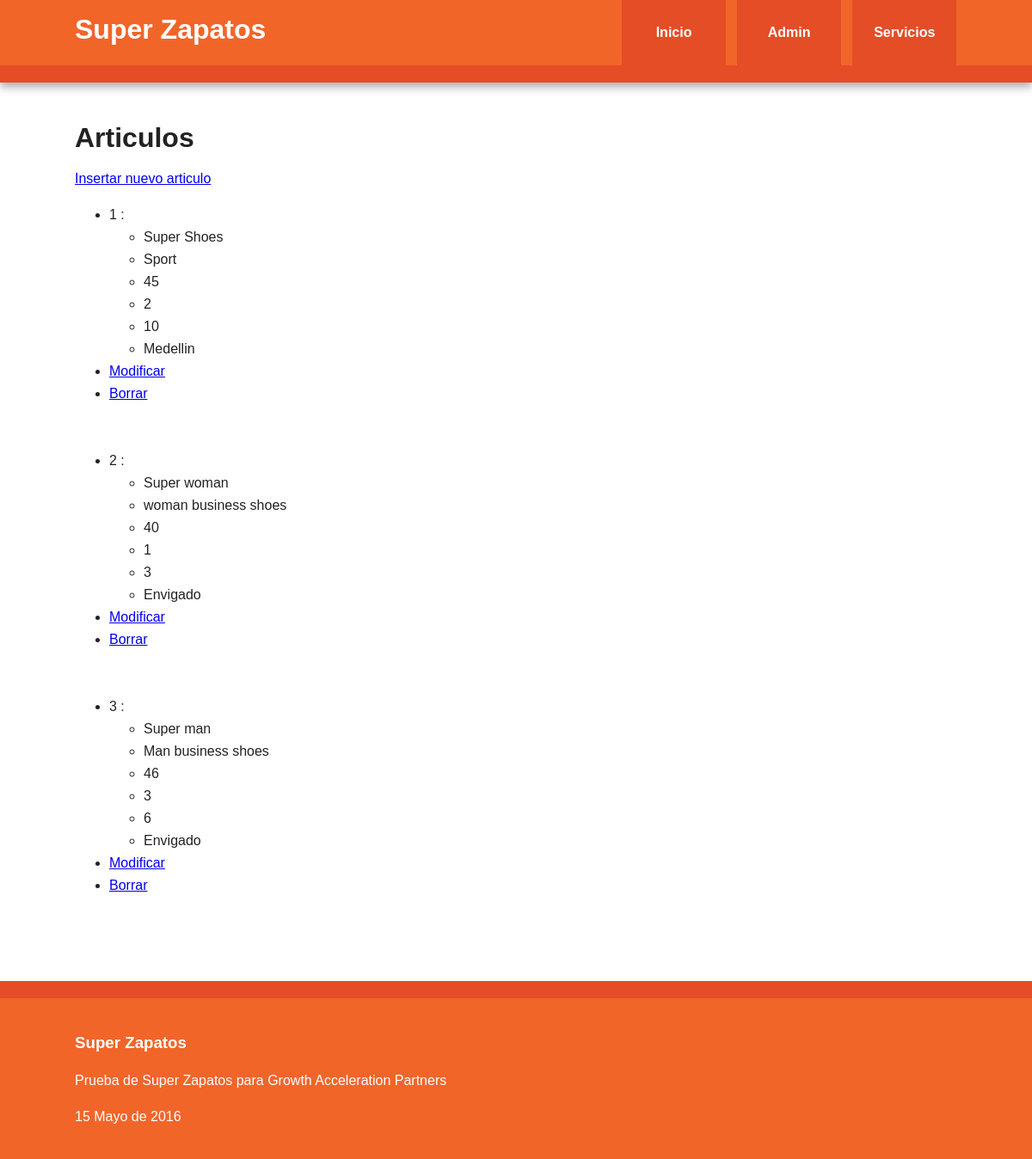
Page /crudmenu/article/ on the committed database.
### Apps/Article/models.py (models this page shows, shortened)
class articles(models.Model):
    name = models.CharField(max_length=40, null=False, blank=False)
    description = models.TextField()
    price = models.PositiveIntegerField(null=False, blank=False)
    total_in_shelf = models.PositiveIntegerField(null=False, blank=False)
    total_in_vault = models.PositiveIntegerField(null=False, blank=False)
    store_id = models.ForeignKey('Store.stores', null=False, blank=False, default=None, db_column="id_store")
    class Meta:
        db_table = 'articles'

### Apps/Store/models.py (models this page shows)
class stores(models.Model):
    name = models.CharField(max_length=40, null=False, blank=False)
    address = models.CharField(max_length=40, null=False, blank=False)
    class Meta:
        db_table = 'stores'
    def __unicode__(self):
        return self.name

### Apps/Main/views.py (the view)
# urls.py: url(r'^crudmenu/(?P<table>[\w|\W]+)/$', 'Main.views.crudselect_view', name='crudselect'),
def crudselect_view(request, table=None):
    table_list = None
    if table is not None:
        try:
            if table == 'article':
                table_list = articles.objects.all()
                template = 'crudarticle.html'
            elif table == 'store':
                table_list = stores.objects.all()
                template = 'crudstore.html'
        except articles.DoesNotExist:
            raise articles.DoesNotExist
        except stores.DoesNotExist:
            raise stores.DoesNotExist
    return render(request, template, {'table_list': table_list})

### Templates/crudarticle.html
{% extends "base.html" %} {% block base_content %}
<section>
	<h1>Articulos</h1>
	<p><a href="{% url 'crudarticlecreate' %}">Insertar nuevo articulo</a></p>
	<ul>
	{% for item in table_list %}
		<li>{{ item.id }} :
			<ul>
				<li>{{ item.name }}</li>
				<li>{{ item.description }}</li>
				<li>{{ item.price }}</li>
				<li>{{ item.total_in_shelf }}</li>
				<li>{{ item.total_in_vault }}</li>
                <li>{{ item.store_id }}</li>
			</ul>
		</li>
		<li><a href="{% url 'crudarticleupdate' pk=item.id %}">Modificar</a></li>
		<li><a href="{% url 'crudarticledelete' pk=item.id %}">Borrar</a></li>
		<br/><br/>
	{% endfor %}
	</ul>
</section>
{% endblock %}

### Static/css/main.css (style rules this page uses)
html { color: #222; font-size: 1em; line-height: 1.4; }
body { font: 16px/26px Helvetica, Helvetica Neue, Arial; }

### rows in the picture
articles: id "1", name "Super Shoes", description "Sport", price "45", total_in_shelf "2", total_in_vault "10", store_id "Medellin"
articles: id "2", name "Super woman", description "woman business shoes", price "40", total_in_shelf "1", total_in_vault "3", store_id "Envigado"
articles: id "3", name "Super man", description "Man business shoes", price "46", total_in_shelf "3", total_in_vault "6", store_id "Envigado"
